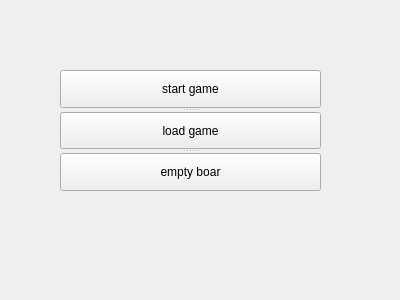
<?xml version="1.0" encoding="UTF-8"?>
<ui version="4.0">
 <class>MainWindow</class>
 <widget class="QWidget" name="MainWindow">
  <property name="geometry">
   <rect>
    <x>0</x>
    <y>0</y>
    <width>400</width>
    <height>300</height>
   </rect>
  </property>
  <property name="windowTitle">
   <string>MainWindow</string>
  </property>
  <widget class="QSplitter" name="splitter">
   <property name="geometry">
    <rect>
     <x>60</x>
     <y>70</y>
     <width>261</width>
     <height>121</height>
    </rect>
   </property>
   <property name="orientation">
    <enum>Qt::Vertical</enum>
   </property>
   <widget class="QPushButton" name="startButton">
    <property name="text">
     <string>start game</string>
    </property>
   </widget>
   <widget class="QPushButton" name="loadButton">
    <property name="text">
     <string>load game</string>
    </property>
   </widget>
   <widget class="QPushButton" name="emptyButton">
    <property name="text">
     <string>empty boar</string>
    </property>
   </widget>
  </widget>
 </widget>
 <layoutdefault spacing="6" margin="11"/>
 <resources/>
 <connections/>
</ui>
